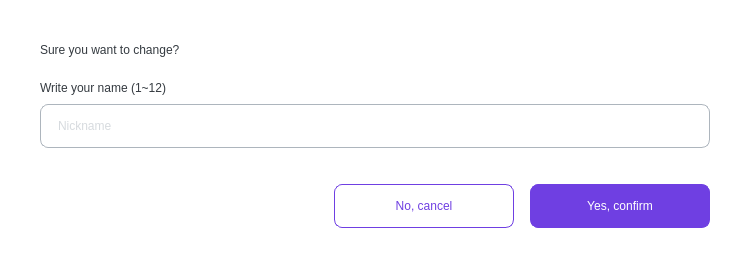
<?xml version="1.0" encoding="UTF-8"?>
<ui version="4.0">
 <class>Dialog</class>
 <widget class="QDialog" name="Dialog">
  <property name="geometry">
   <rect>
    <x>0</x>
    <y>0</y>
    <width>750</width>
    <height>264</height>
   </rect>
  </property>
  <property name="minimumSize">
   <size>
    <width>750</width>
    <height>264</height>
   </size>
  </property>
  <property name="maximumSize">
   <size>
    <width>750</width>
    <height>264</height>
   </size>
  </property>
  <property name="windowTitle">
   <string>Change Nickname</string>
  </property>
  <property name="autoFillBackground">
   <bool>false</bool>
  </property>
  <property name="styleSheet">
   <string notr="true">background-color: rgb(255, 255, 255);</string>
  </property>
  <widget class="QLabel" name="Text_title">
   <property name="geometry">
    <rect>
     <x>40</x>
     <y>36</y>
     <width>255</width>
     <height>28</height>
    </rect>
   </property>
   <property name="styleSheet">
    <string notr="true">font: 75 12pt &quot;SEBANG Gothic&quot;;
color: #343A40;</string>
   </property>
   <property name="text">
    <string>Sure you want to change?</string>
   </property>
  </widget>
  <widget class="QLabel" name="Text_Contents">
   <property name="geometry">
    <rect>
     <x>40</x>
     <y>76</y>
     <width>251</width>
     <height>24</height>
    </rect>
   </property>
   <property name="styleSheet">
    <string notr="true">font: 9pt &quot;SEBANG Gothic&quot;;
color: #343A40;</string>
   </property>
   <property name="text">
    <string>Write your name (1~12)</string>
   </property>
  </widget>
  <widget class="QLabel" name="Rect_inputBox">
   <property name="geometry">
    <rect>
     <x>40</x>
     <y>104</y>
     <width>670</width>
     <height>44</height>
    </rect>
   </property>
   <property name="styleSheet">
    <string notr="true">border-radius: 8px;
border: 1px solid #ADB5BD;</string>
   </property>
   <property name="text">
    <string/>
   </property>
  </widget>
  <widget class="QLineEdit" name="Input_text">
   <property name="geometry">
    <rect>
     <x>56</x>
     <y>117</y>
     <width>638</width>
     <height>17</height>
    </rect>
   </property>
   <property name="styleSheet">
    <string notr="true">border-style: none;
font: 9pt &quot;SEBANG Gothic&quot;;
color: #ADB5BD;</string>
   </property>
   <property name="text">
    <string/>
   </property>
   <property name="maxLength">
    <number>12</number>
   </property>
   <property name="placeholderText">
    <string>Nickname</string>
   </property>
  </widget>
  <widget class="QPushButton" name="btn_no">
   <property name="geometry">
    <rect>
     <x>334</x>
     <y>184</y>
     <width>180</width>
     <height>44</height>
    </rect>
   </property>
   <property name="styleSheet">
    <string notr="true">background-color: rgb(255, 255, 255);
selection-background-color: #6F3FE2;
color: #6F3FE2;
selection-color: rgb(255, 255, 255);
border: 1px solid #6F3FE2;
border-radius: 8px;
font: 10pt &quot;SEBANG Gothic&quot;;</string>
   </property>
   <property name="text">
    <string>No, cancel</string>
   </property>
  </widget>
  <widget class="QPushButton" name="btn_ok">
   <property name="geometry">
    <rect>
     <x>530</x>
     <y>184</y>
     <width>180</width>
     <height>44</height>
    </rect>
   </property>
   <property name="styleSheet">
    <string notr="true">background-color: #6F3FE2;
selection-background-color: rgb(255, 255, 255);
color: rgb(255, 255, 255);
selection-color: #6F3FE2;
border: 1px solid #6F3FE2;
border-radius: 8px;
font: 10pt &quot;SEBANG Gothic&quot;;</string>
   </property>
   <property name="text">
    <string>Yes, confirm</string>
   </property>
  </widget>
 </widget>
 <resources>
  <include location="resource/resource.qrc"/>
 </resources>
 <connections/>
</ui>
